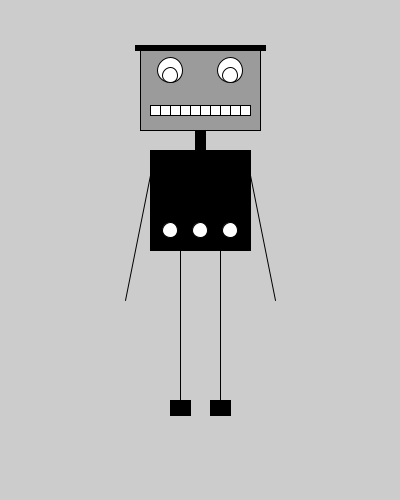
Frame 1 (no input)
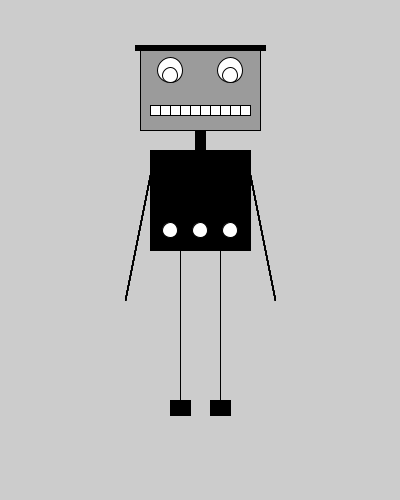
Frame 60 (the mouse pressed at the canvas centre just before this capture)
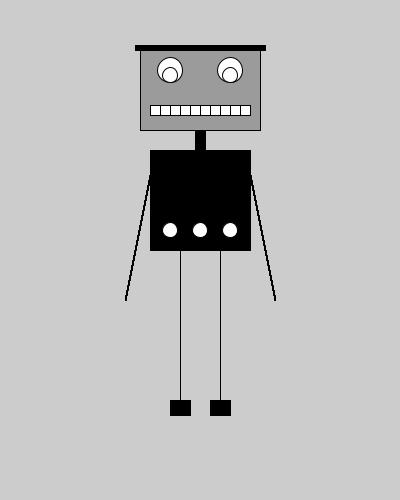
Frame 120 (the mouse held since frame 60 and released just before this capture)

The Processing sketch that drew these frames (run headless with seeded random() and noise(); from frame 60 on, the mouse is pressed at the canvas centre):

// Processing sketch: processing_54926
// ── processing_54926.pde

void setup(){
  size(400,500);
  smooth();
}

void draw(){
  fill(155);
  rect(140,50,120,80);//head
  fill(0);
  rect(150,150,100,100);//body
  rect(195,130,10,20);//neck
  rect(135,45,130,5);//forehead
  line(150,175,125,300);//arm1
  line(250,175,275,300);//arm2
  line(180,250,180,400);//leg1
  line(220,250,220,400);//leg2
  rect(170,400,20,15);//foot1
  rect(210,400,20,15);//foot2
  fill(255);
  ellipse(200,230,15,15);//middle button
  ellipse(170,230,15,15);//button
  ellipse(230,230,15,15);//button
  rect(150,105,100,10);//mouth
  line(160,105,160,115);//tooth
  line(170,105,170,115);//tooth
  line(180,105,180,115);
  line(190,105,190,115);
  line(200,105,200,115);
  line(210,105,210,115);
  line(220,105,220,115);
  line(230,105,230,115);
  line(240,105,240,115); 
  ellipse(170,70,25,25);//eye
  ellipse(170,75,15,15);//inner eye
  ellipse(230,70,25,25);//eye 2
  ellipse(230,75,15,15);//inner eye
  
 }
